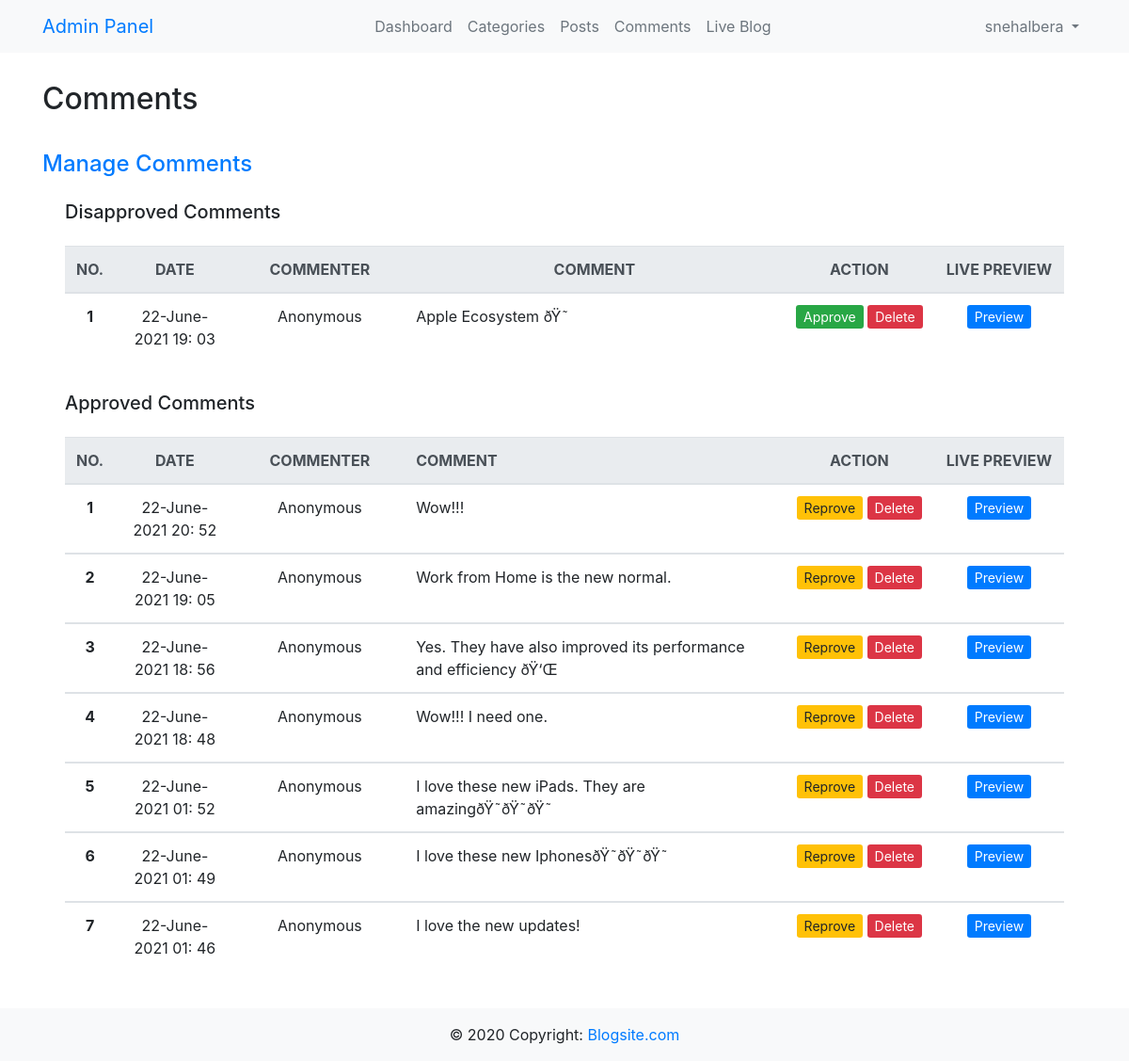
Screenshot of /admin/comments.php (signed in) with the database file from the repository.
### tables this page shows
CREATE TABLE `comments` (
  `id` int(10) NOT NULL,
  `datetime` varchar(30) NOT NULL,
  `commenter` varchar(30) NOT NULL,
  `email` varchar(30) NOT NULL,
  `comment` text NOT NULL,
  `approvedby` varchar(30) NOT NULL,
  `status` varchar(3) NOT NULL,
  `postid` int(10) NOT NULL
);

### admin/comments.php (the view, shortened to what this page needs)
<?php
	require '../config/config.php';
 ?>
<!DOCTYPE html>
<html lang="en">
<head>
    <link rel="stylesheet" href="https://stackpath.bootstrapcdn.com/bootstrap/4.4.1/css/bootstrap.min.css">
    <link rel="stylesheet" type="text/css" href="../assets/css/style.css">
</head>
<body>
	<nav class="navbar navbar-expand-lg fixed-top bg-light">
		<div class="container">
			<a class="navbar-brand" href="#">Admin Panel</a>
			<div class="collapse navbar-collapse" id="nav-collapse">
				<ul class="navbar-nav ml-auto mr-auto">
					<li class="nav-item active">
						<a class="nav-link text-secondary" href="dashboard.php">Dashboard<span class="sr-only">(current)</span></a>
					</li>
					<li class="nav-item active">
						<a class="nav-link text-secondary" href="categories.php">Categories<span class="sr-only">(current)</span></a>
					</li>
					<li class="nav-item active">
						<a class="nav-link text-secondary" href="posts.php">Posts<span class="sr-only">(current)</span></a>
					</li>
					<li class="nav-item active">
						<a class="nav-link text-secondary" href="comments.php">Comments<span class="sr-only">(current)</span></a>
					</li>
					<li class="nav-item">
						<a class="nav-link text-secondary" href="../index.php">Live Blog</a>
					</li>
				</ul>
				<ul class="navbar-nav">
					<li class="nav-item dropdown">
						<a class="nav-link dropdown-toggle text-secondary" id="navbarDropdownMenuLink" data-toggle="dropdown" aria-haspopup="true" aria-expanded="false"> <?php echo $_SESSION['username']; ?> </a>
			  		</li>
				</ul>
			</div>
		</div>
	</nav>
    <header>
    <div class="container mg-top">
        <div class="pt-3 pb-1"><h2>Comments</h2></div>
    </div>
	</header>
	<div class="container">
		<h4 class="mt-4 pb-2 text-primary">Manage Comments</h4>
		<div class="mt-2 mx-4">
			<h5 class="mt-3 mb-4">Disapproved Comments</h5>
			<div class="mt-2 col-lg-12">
				<div class="row">
					<table class="table table-hover">
						<thead class="thead-light">
						<tr>
							<th class="text-center" width="5%">NO.</th>
							<th class="text-center" width="12%">DATE</th>
							<th class="text-center" width="17%">COMMENTER</th>
							<th class="text-center">COMMENT</th>
							<th class="text-center" width="15%">ACTION</th>
							<th class="text-center" width="13%">LIVE PREVIEW</th>
						</tr>
						</thead>
						<?php
							$query = mysqli_query($con, "SELECT * FROM comments WHERE status='OFF' ORDER BY id DESC");
							$no = 1;
							while($row = mysqli_fetch_assoc($query)){
						?>
						<tbody>
						<tr>
							<th scope="row" class="text-center"> <?php echo $no ?> </th>
							<td class="text-center"> <?php echo $row['datetime'] ?> </td>
							<td class="text-center"> <?php echo $row['commenter'] ?> </td>
							<td> <?php echo $row['comment'] ?> </td>
							<td class="text-center">
								<a href="comment-approve.php?id=<?php echo $row['id'] ?>" class="text-decoration-none"> <span class="btn-sm btn-success">Approve</span> </a>
								<a href="comment-delete.php?id=<?php echo $row['id'] ?>" class="text-decoration-none"> <span class="btn-sm btn-danger">Delete</span> </a>
							</td>
							<td class="text-center"> <a href="../blogpost.php?id=<?php echo $row['postid'] ?>" target="_blank" > <span class="btn-sm btn-primary">Preview</span> </a> </td>
						</tr>
						</tbody>
						<?php
								$no++ ;
							}
						?>
					</table>
				</div>
			</div>
		</div>
		<div class="mt-2 mx-4">
			<h5 class="mt-3 mb-4">Approved Comments</h5>
			<div class="mt-2 col-lg-12">
				<div class="row">
					<table class="table table-hover">
						<thead class="thead-light">
						<tr>
							<th class="text-center" width="5%">NO.</th>
							<th class="text-center" width="12%">DATE</th>
							<th class="text-center" width="17%">COMMENTER</th>
							<th>COMMENT</th>
							<th class="text-center" width="15%">ACTION</th>
							<th class="text-center" width="13%">LIVE PREVIEW</th>
						</tr>
						</thead>
						<?php
							$query = mysqli_query($con, "SELECT * FROM comments WHERE status='ON' ORDER BY id DESC");
							$no = 1;
							while($row = mysqli_fetch_assoc($query)){
						?>
						<tbody>
						<tr>
							<th scope="row" class="text-center"> <?php echo $no ?> </th>
							<td class="text-center"> <?php echo $row['datetime'] ?> </td>
							<td class="text-center"> <?php echo $row['commenter'] ?> </td>
							<td> <?php echo $row['comment'] ?> </td>
							<td class="text-center">
								<a href="comment-disapprove.php?id=<?php echo $row['id'] ?>" class="text-decoration-none"> <span class="btn-sm btn-warning">Reprove</span> </a>
								<a href="comment-delete.php?id=<?php echo $row['id'] ?>" class="text-decoration-none"> <span class="btn-sm btn-danger">Delete</span> </a>
							</td>
							<td class="text-center"> <a href="../blogpost.php?id=<?php echo $row['postid'] ?>" target="_blank" > <span class="btn-sm btn-primary">Preview</span> </a> </td>
						</tr>
						</tbody>
						<?php
								$no++ ;
							}
						?>
					</table>
				</div>
			</div>
		</div>
	</div>
	<footer class="page-footer bg-light mt-4">
        <div class="footer-copyright text-center py-3">© 2020 Copyright:
          <a href="../index.php"> Blogsite.com</a>
        </div>
    </footer>
</body>
</html>

### assets/css/style.css (style rules this page uses)
.mg-top { margin-top: 70px; }

### rows the page displays
comments: datetime "22-June-2021 19: 03", commenter "Anonymous", comment "Apple Ecosystem ðŸ˜"
comments: datetime "22-June-2021 20: 52", commenter "Anonymous", comment "Wow!!!"
comments: datetime "22-June-2021 19: 05", commenter "Anonymous", comment "Work from Home is the new normal."
comments: datetime "22-June-2021 18: 56", commenter "Anonymous", comment "Yes. They have also improved its performance and efficiency ðŸ‘Œ"
comments: datetime "22-June-2021 18: 48", commenter "Anonymous", comment "Wow!!! I need one."
comments: datetime "22-June-2021 01: 52", commenter "Anonymous", comment "I love these new iPads. They are amazingðŸ˜ðŸ˜ðŸ˜"
comments: datetime "22-June-2021 01: 49", commenter "Anonymous", comment "I love these new IphonesðŸ˜ðŸ˜ðŸ˜"
comments: datetime "22-June-2021 01: 46", commenter "Anonymous", comment "I love the new updates!"

### other values shown
$_SESSION['username'] "snehalbera"
